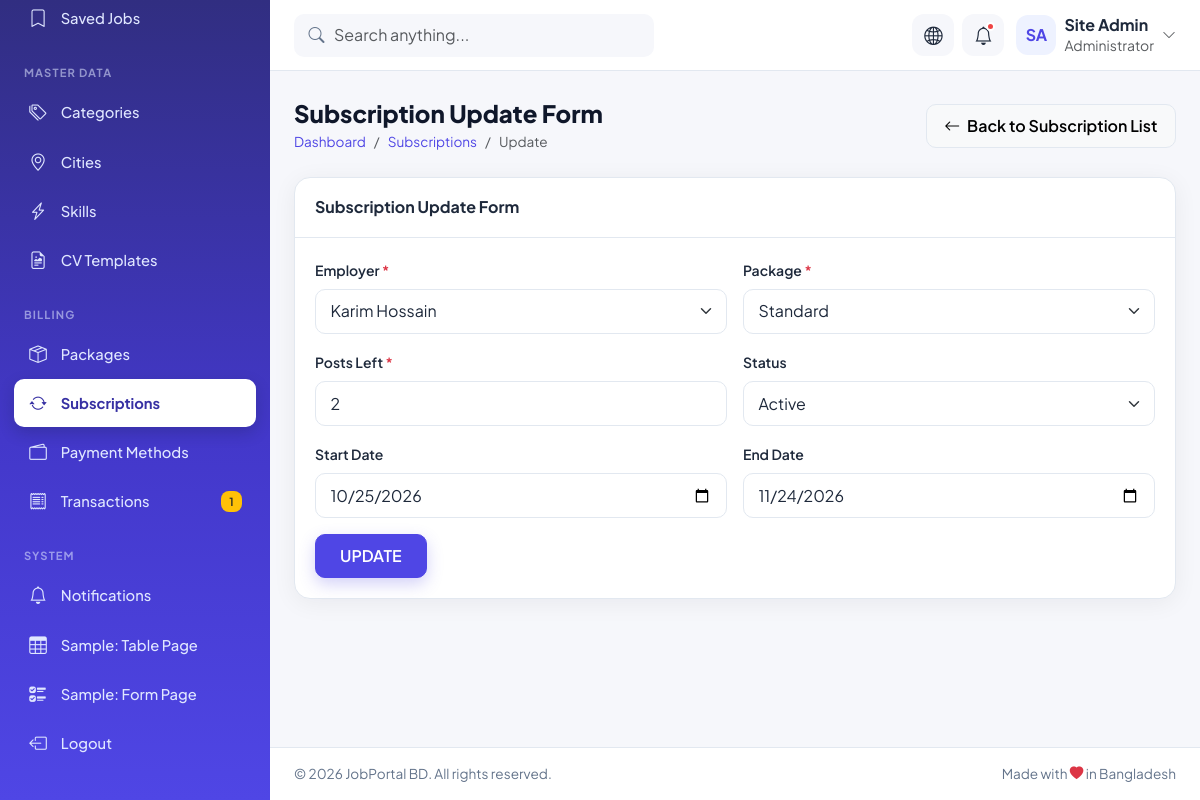
Page /jobs_portal/crud/subscriptions/edit.php?id=3 on the earlier database version.
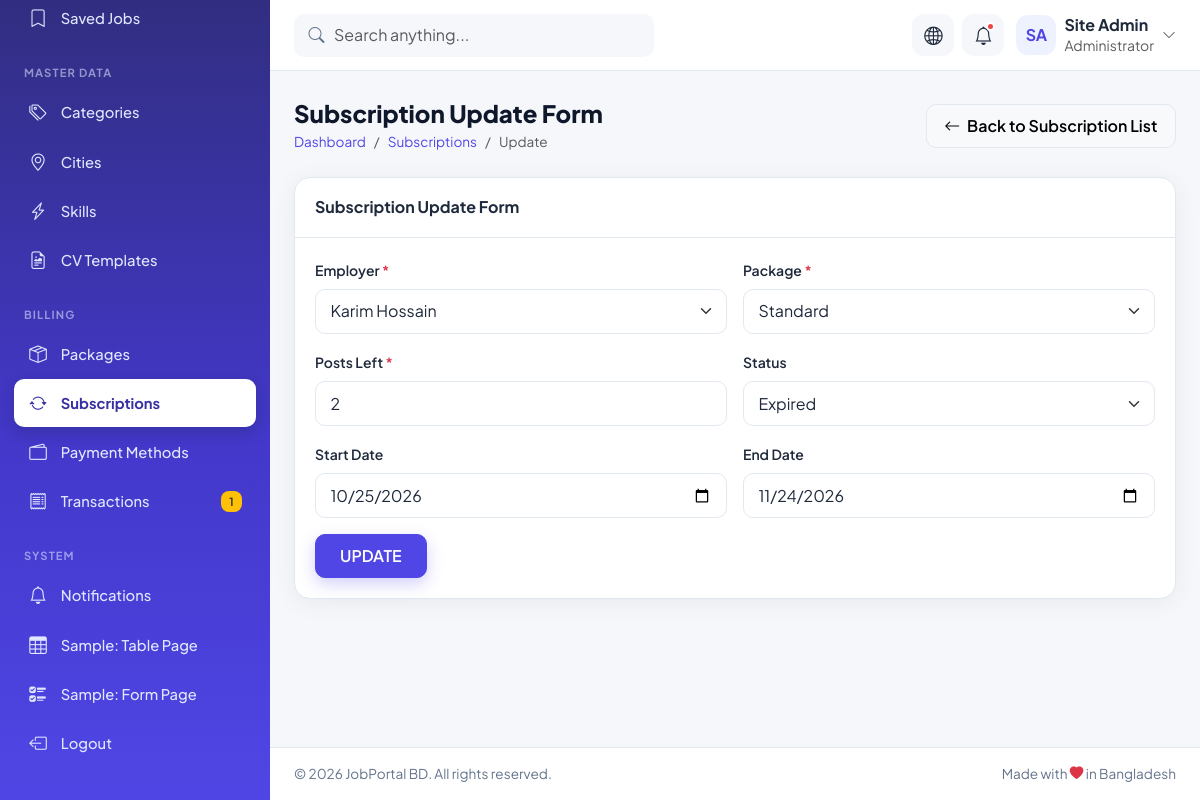
Same page on the later database version.
### tables this page shows
CREATE TABLE `subscriptions` (
  `id` int UNSIGNED NOT NULL,
  `user_id` int UNSIGNED NOT NULL,
  `package_id` int UNSIGNED NOT NULL,
  `posts_left` smallint UNSIGNED NOT NULL DEFAULT '0',
  `start_date` date DEFAULT NULL,
  `end_date` date DEFAULT NULL,
  `status` enum('pending','active','expired') NOT NULL DEFAULT 'pending'
);

CREATE TABLE `users` (
  `id` int UNSIGNED NOT NULL,
  `name` varchar(100) NOT NULL,
  `email` varchar(150) NOT NULL,
  `phone` varchar(20) DEFAULT NULL,
  `password` varchar(255) NOT NULL,
  `role` enum('admin','employer','seeker') NOT NULL,
  `status` enum('active','pending','blocked') NOT NULL DEFAULT 'active',
  `created_at` timestamp NOT NULL DEFAULT CURRENT_TIMESTAMP
);

CREATE TABLE `packages` (
  `id` int UNSIGNED NOT NULL,
  `name` varchar(50) NOT NULL,
  `price` decimal(10,2) NOT NULL DEFAULT '0.00',
  `duration_days` smallint UNSIGNED NOT NULL,
  `job_post_limit` smallint UNSIGNED NOT NULL,
  `description` text
);

### jobs_portal/crud/subscriptions/edit.php (the view, shortened to what the changed rows need)
<?php include_once("../../config/dbconfig.php"); ?>
<!DOCTYPE html>
<html lang="en">
<head>
  <link href="https://cdn.jsdelivr.net/npm/bootstrap@5.3.3/dist/css/bootstrap.min.css" rel="stylesheet">
  <link href="https://cdn.jsdelivr.net/npm/bootstrap-icons@1.11.3/font/bootstrap-icons.min.css" rel="stylesheet">
  <link href="../../assets/css/style.css" rel="stylesheet">
</head>
<body class="dash-body">
<div class="dash-wrapper">
  <div class="dash-main">
    <main class="dash-content">
      <div class="d-flex flex-wrap justify-content-between align-items-center gap-3 mb-4 page-title">
        <div>
          <h1>Subscription Update Form</h1>
        </div>
      </div>
      <?php
          $id = $_GET['id'];
          $data = $conn->query("SELECT * FROM subscriptions WHERE id = '$id'");
          $row = $data->fetch_object();
      ?>
      <form action="" method="post">
        <div class="card-jp">
          <div class="card-body">
            <div class="row g-3">
              <div class="col-md-6">
                <label class="form-label">Employer <span class="text-danger">*</span></label>
                <select name="user_id" class="form-select" required>
                  <?php
                  $list = $conn->query("SELECT id, name FROM users WHERE role = 'employer'");
                  while($item = $list->fetch_assoc()){
                  ?>
                  <option value="<?php echo $item['id']; ?>" <?php if($row->user_id == $item['id']) echo 'selected'; ?>><?php echo $item['name']; ?></option>
                  <?php
                  }
                  ?>
                </select>
              </div>
              <div class="col-md-6">
                <label class="form-label">Package <span class="text-danger">*</span></label>
                <select name="package_id" class="form-select" required>
                  <?php
                  $list = $conn->query("SELECT id, name FROM packages");
                  while($item = $list->fetch_assoc()){
                  ?>
                  <option value="<?php echo $item['id']; ?>" <?php if($row->package_id == $item['id']) echo 'selected'; ?>><?php echo $item['name']; ?></option>
                  <?php
                  }
                  ?>
                </select>
              </div>
              <div class="col-md-6">
                <label class="form-label">Posts Left <span class="text-danger">*</span></label>
                <input type="number" name="posts_left" class="form-control" min="0" placeholder="Enter Posts Left" value="<?php echo $row->posts_left; ?>" required>
              </div>
              <div class="col-md-6">
                <label class="form-label">Status</label>
                <select name="status" class="form-select">
                  <option value="active" <?php if($row->status == 'active') echo 'selected'; ?>>Active</option>
                  <option value="expired" <?php if($row->status == 'expired') echo 'selected'; ?>>Expired</option>
                </select>
              </div>
              <div class="col-md-6">
                <label class="form-label">Start Date</label>
                <input type="date" name="start_date" class="form-control" value="<?php echo $row->start_date; ?>">
              </div>
              <div class="col-md-6">
                <label class="form-label">End Date</label>
                <input type="date" name="end_date" class="form-control" value="<?php echo $row->end_date; ?>">
              </div>
            </div>
          </div>
        </div>
      </form>
    </main>
  </div>
</div>
</body>
</html>

Differences in the rows shown:
changed subscriptions "Karim Hossain": status "Active" → "Expired"
